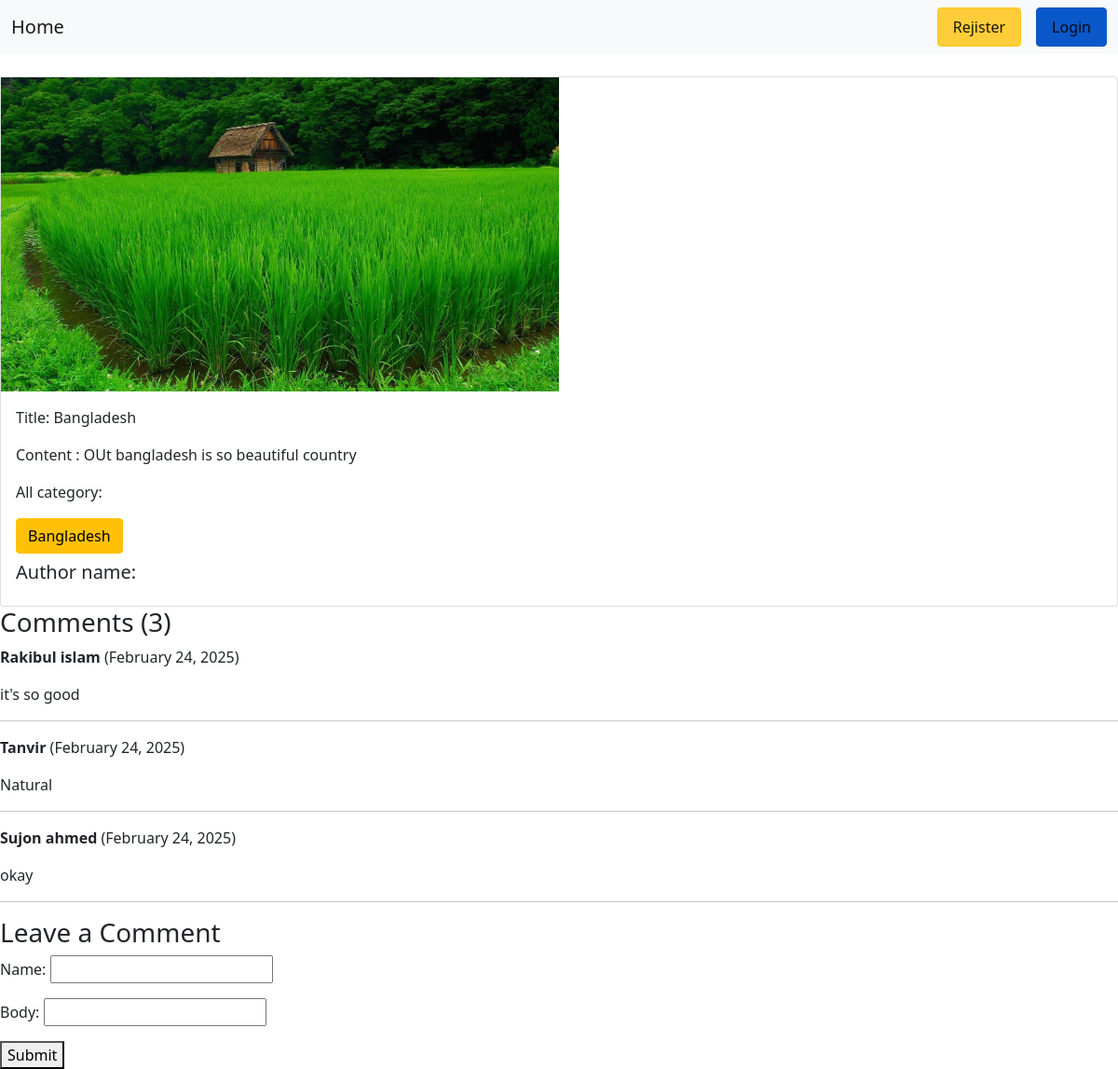
Screenshot of /post/postview/1 with the database file from the repository.
### posts/models.py (models this page shows, shortened)
class Post(models.Model):
    title=models.CharField(max_length=100)
    content=models.TextField()
    category=models.ManyToManyField(Category)#ekta post a multiple category thakte pare abar ekta categorir multiple post thakte pare
    author=models.ForeignKey(User,on_delete=models.CASCADE)#ekjon authorer multiple post thakte pare
    img=models.ImageField(upload_to='posts/media/uploads/',blank=True,null=True)

class comment(models.Model):
    post=models.ForeignKey(Post,on_delete=models.CASCADE,related_name='comment')
    name=models.CharField(max_length=20)
    email=models.EmailField(max_length=30)
    body=models.CharField(max_length=100)
    created_at=models.DateTimeField(auto_now_add=True)

### categories/models.py (models this page shows, shortened)
class Category(models.Model):
    name=models.CharField(max_length=100)
    slug=models.SlugField(max_length=100,unique=True, null=True,blank=True)

### posts/views.py (the view, shortened to what this page needs)
# urls.py: path('postview/<int:id>',views.postDetail.as_view(),name="postview")
class postDetail(FormMixin,DetailView):
     model=Post
     template_name='postDetail.html'
     pk_url_kwarg='id'
     form_class=CommentForm
     def get_context_data(self, **kwargs):
          context = super().get_context_data(**kwargs)
          context['comments'] = self.object.comment.all()  # Fetch all comments related to this post
          context['form'] = self.get_form()
          return context

### posts/form.py
class CommentForm(forms.ModelForm):
    class Meta:
        model=comment
        fields=['name','body']

### posts/templates/postDetail.html (shortened to what this page needs)
{% extends 'base.html' %}
{%block content%}
<div class="col-lg-12 col-md-12 col-sm-12 mt-4">
    <div class="card">
      <img src="{{post.img.url}}" alt="picture" style="width:50% ;">
      <div class="card-body">
        <p>Title: {{post.title}}</p>
        <p>Content : {{post.content}}</p>
        <p>All category:</p>
        {% if post.category %}
        {% for b in post.category.all %}
        <h4 class="btn btn-warning">{{b.name}}</h4>
        {%endfor%}
        {%endif%}
        <h5>Author name: {{post.author.first_name}} </h5>
      </div>
    </div>
  </div>
  <h3>Comments ({{ comments.count }})</h3>
  {% for comment in comments %}
      <p><strong>{{ comment.name }}</strong> ({{ comment.created_at|date:"F d, Y" }})</p>
      <p>{{ comment.body }}</p>
      <hr>
  {% empty %}
      <p>No comments yet. Be the first to comment!</p>
  {% endfor %}
<h3>Leave a Comment</h3>
<form method="post">
    {{ form.as_p }}
    <button type="submit">Submit</button>
</form>
{%endblock%}

### rows the page displays
Post: img (picture), title "Bangladesh", content "OUt bangladesh is so beautiful country", count "3"
Category: name "Bangladesh"
comment: name "Rakibul islam", created_at "February 24, 2025", body "it's so good"
comment: name "Tanvir", created_at "February 24, 2025", body "Natural"
comment: name "Sujon ahmed", created_at "February 24, 2025", body "okay"
